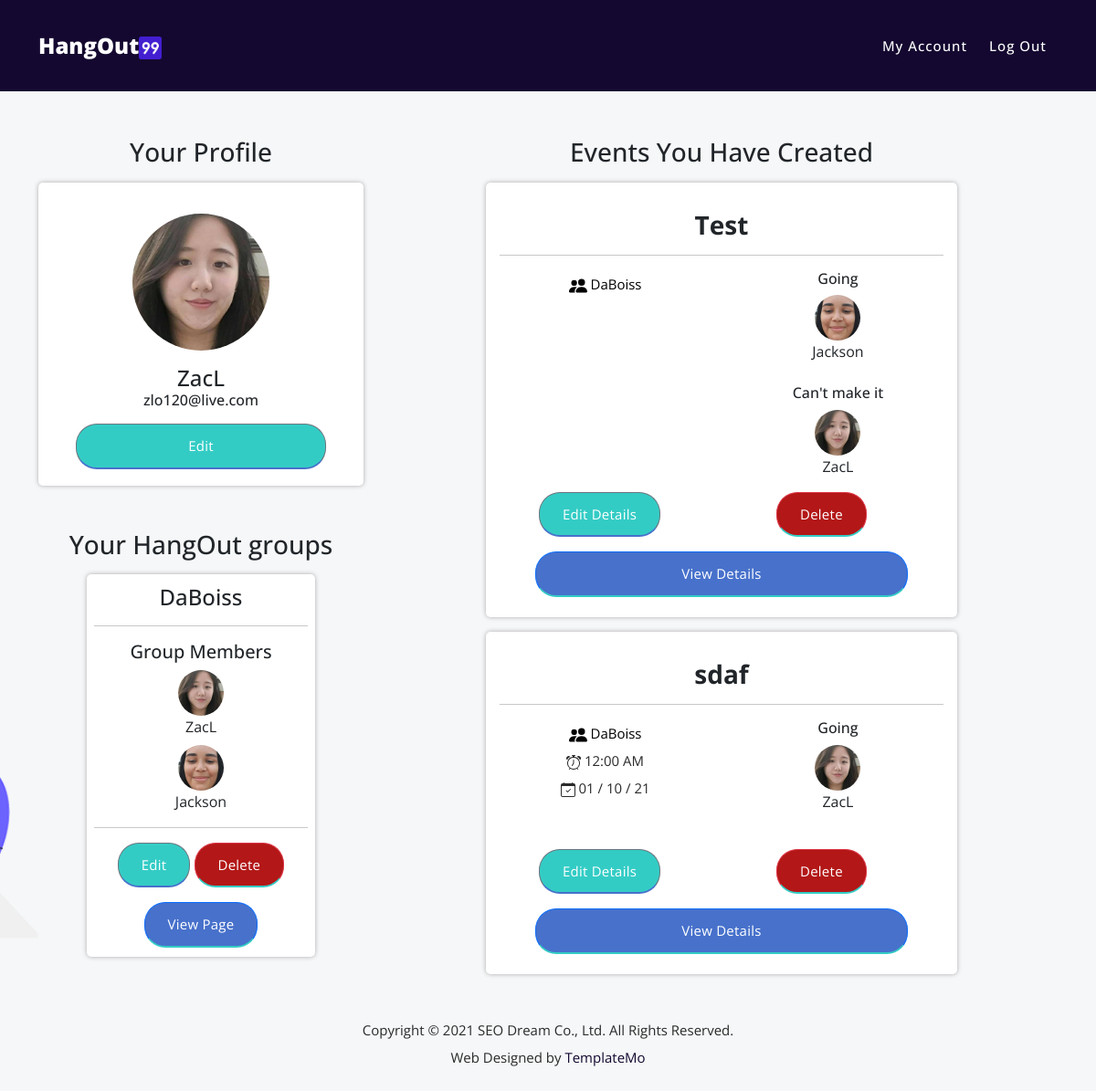
The app's page /user/account (signed in) with its own data.
### main/models.py (models this page shows, shortened)
class User(db.Model):
    __tablename__ = "users"
    ProfilePic = db.Column(db.String(256), nullable = False)
    ID = db.Column(db.Integer, primary_key = True, nullable = False, autoincrement=True)
    Email = db.Column(db.String(256), nullable = False)
    Username = db.Column(db.String(256), unique = True, nullable = False)
    Password = db.Column(db.String(256), nullable = False)
    IsValidated = db.Column(db.Boolean, nullable = False)

class HangOutGroup(db.Model):
    __tablename__ = "hangoutgroups"
    ID = db.Column(db.Integer, primary_key = True, nullable = False, autoincrement=True)
    Creator_ID = db.Column(db.Integer, nullable = False)
    JoinLink = db.Column(db.String(256), nullable = False, unique = True)
    Pin = db.Column(db.Integer, nullable = True)
    Name = db.Column(db.String(256), nullable = False, unique = True)
    Users = db.relationship("User", secondary=user_identifier, backref="hangoutgroup")
    Events = db.relationship('Event', backref='hangoutgroup')

class Event(db.Model):
    __tablename__ = "events"
    ID = db.Column(db.Integer, primary_key = True, nullable = False, autoincrement=True)
    Creator_ID = db.Column(db.Integer, nullable = False)
    Name = db.Column(db.String(256), nullable = False)
    Description = db.Column(db.String(256), nullable = False)
    DateTime = db.Column(db.DateTime, nullable = True)
    Location = db.Column(db.String(256), nullable = True)
    Link = db.Column(db.String(256), nullable = True)
    Users = db.relationship("User", secondary=interested_event, backref="event")
    UnavailableUsers = db.relationship("User", secondary=unavailable_event, backref="unavailableEvent")
    Comments = db.relationship("Comment", backref="Event")
    Photos = db.relationship("Photo", backref="Event")
    Hangout_ID = db.Column(db.String(256), db.ForeignKey('hangoutgroups.Name'))

### main/user.py (the view)
@userbp.route('/account', methods=['GET', 'POST'])
@login_required
def account():
    return render_template("user/account.html")

### main/routes.py (called while the page is built)
@login_manager.user_loader
def load_user(id):
    return User.query.filter_by(ID = id).first()

### main/templates/user/account.html (shortened to what this page needs)
{% extends "template.html" %}
{% block body %}
    <div class="container"  style="text-align: center;">
        <div class="row">
            <div class="col-lg-4">
                <h3 class="mb-3">Your Profile</h3>
                <div class="profile">
                    <img src="{{current_user.ProfilePic}}" id="mainProfilePic" style="margin-top: 5%; max-width: 150px; border-radius: 100px;" height="150px" alt="">
                    <h4 class="mt-3">{{current_user.Username}}</h4>
                    <h6>{{current_user.Email}}</h6>
                    <a href="{{ url_for('user.edit') }}" class="btn btn-secondary mt-3" style="width: 80%; margin: auto;">Edit</a>
                </div>
                <h3 class="mt-5 mb-3">Your HangOut groups</h3>
                {% for group in current_user.hangoutgroup %}
                {% if group.Creator_ID == current_user.ID %}
                <div class="profile-content mb-3">
                    <h4 class="mb-2">{{group.Name}}</h4>
                    <hr>
                    <h5>Group Members</h5>
                    <ul>
                    {% for user in group.Users %}
                        <li> <img class="mt-2" src="{{user.ProfilePic}}" height="50px" style="width:50px; border-radius:50px;" alt=""> <br>{{user.Username}}</li>
                    {% endfor %}
                    </ul>
                    <hr>
                    <a href="{{ url_for('hangout.edit', id = group.ID) }}" class="btn btn-secondary">Edit</a>
                    <button type="button" class="btn btn-danger" data-bs-toggle="modal" data-bs-target="#deleteGroup{{group.ID}}">Delete</button>
                    <a href="{{ url_for('hangout.view', id = group.ID) }}" class="btn btn-primary mt-3">View page</a>
                </div>
                {% endif %}
                {% endfor %}
            </div>
            <div class="col-lg-8">
                <h3 class="mb-3">Events You Have Created</h3>
                {% for group in current_user.hangoutgroup %}
                {% for event in group.Events %}
                {% if event.Creator_ID == current_user.ID %}
                <div class="profile-content mb-3">
                    <h3 class="mt-2 mb-2"><strong>{{event.Name}}</strong></h3>
                    <hr>
                    <div class="row">
                        <div class="col-6">
                            <div class="details">
                                <p><a style="color: black;" href="{{ url_for('hangout.view', id = group.ID) }}">   {{ event.Hangout_ID }} </a>
                                </p>
                                {% if event.DateTime %}
                                <p> {{event.DateTime.strftime('%I:%M %p')}}</p>
                                <p> {{event.DateTime.strftime('%d / %m / %y')}}</p>
                                {% endif %}
                            </div>
                        </div>
                        <div class="col-6">
                            {% if event.Users | length != 0 %}
                            <h6>Going</h6>
                            <ul>
                                {% for user in event.Users %}
                                <li> <img class="mt-2" src="{{user.ProfilePic}}" height="50px" style="width:50px; border-radius:50px;" alt=""> <br>{{user.Username}}</li>
                                {% endfor %}
                            </ul>
                            {% endif %}
                            <br>
                            {% if event.UnavailableUsers | length != 0 %}
                            <h6>Can't make it</h6>
                            <ul>
                                {% for user in event.UnavailableUsers %}
                                <li> <img class="mt-2" src="{{user.ProfilePic}}" height="50px" style="width:50px; border-radius:50px;" alt=""> <br>{{user.Username}}</li>
                                {% endfor %}
                            </ul>
                            {% endif %}
                        </div>
                        <div class="row mt-3">
                            <div class="col-6">
                                <a href="{{ url_for('event.edit', id = event.ID) }}" class="btn btn-secondary">Edit Details</a>
                            </div>
                            <div class="col-6">
                                <button type="button" class="btn btn-danger" data-bs-toggle="modal" data-bs-target="#deleteEvent{{event.ID}}">Delete</button>
                            </div>
                        </div>
                        <a href="{{ url_for('event.event', id = event.ID) }}" style="margin: auto; width:80%;" class="mt-3 btn btn-primary">View details</a>
                    </div>
                </div>
                {% endif %}
                {% endfor %}
                {% endfor %}
            </div>
        </div>
    </div>
{% endblock %}

### main/templates/template.html (shortened to what this page needs)
<!DOCTYPE html>
<html lang="en">
  <head>
    <link href="{{ url_for('static', filename='vendor/bootstrap/css/bootstrap.min.css') }}" rel="stylesheet">
    <link rel="stylesheet" href="{{ url_for('static', filename='assets/css/fontawesome.css') }}">
    <link rel="stylesheet" href="{{ url_for('static', filename='assets/css/index.css') }}">
    <link rel="stylesheet" href="{{ url_for('static', filename='assets/css/animated.css') }}">
    <link rel="stylesheet" href="{{ url_for('static', filename='assets/css/owl.css') }}">
</head>
<body ondragstart="return false">
  <header class="header-area header-sticky wow slideInDown" data-wow-duration="0.75s" data-wow-delay="0s">
    <div class="container">
      <div class="row">
        <div class="col-12">
          <nav class="main-nav">
            <a href="{{url_for('main.index')}}" class="logo">
              <h4>HangOut<img style="margin-top: 0px;" src="{{url_for('static', filename='favicon.ico')}}" alt="99"></h4>
            </a>
            <ul class="nav">
              {% if current_user.is_authenticated %}
              <li><a href="{{url_for('user.account')}}">My Account</a></li>
              <li><a href="{{url_for('user.logout')}}">Log out</a></li>
              {% else %}
              <li><a href="{{url_for('user.login')}}">Log In</a></li>
              <li><div class="main-blue-button"><a href="{{url_for('user.register')}}">Register Now</a></div></li>
              {% endif %}
            </ul>
          </nav>
        </div>
      </div>
    </div>
  </header>
  {% if current_user.is_authenticated %}
  <main class="authenticated-page" style="margin-top: 150px;">
  {% else %}
  <main style="margin-top: 150px;">
  {% endif%}
  {% block body %}{% endblock %}
  </main>
  <footer>
    <div class="container">
      <div class="row">
        <div class="col-lg-12">
          <p>Copyright © 2021 SEO Dream Co., Ltd. All Rights Reserved.
          <br>Web Designed by <a rel="nofollow" href="https://templatemo.com" title="free CSS templates">TemplateMo</a></p>
        </div>
      </div>
    </div>
  </footer>
</body>
</html>

### main/static/assets/css/index.css (style rules this page uses)
html, body, div, span, applet, object, iframe, h1, h2, h3, h4, h5, h6, p, blockquote, div pre, a, abbr, acronym, address, big, cite, code, del, dfn, em, font, img, ins, kbd, q, s, samp, small, strike, strong, sub, sup, tt, var, b, u, i, center, dl, dt, dd, ol, ul, li, figure, header, nav, section, article, aside, footer, figcaption { margin: 0; padding: 0; border: 0; outline: 0; }
ul, li { padding: 0; margin: 0; list-style: none; }
header, nav, section, article, aside, footer, hgroup { display: block; }
* { box-sizing: border-box; }
html, body { font-family: 'Open Sans', sans-serif; font-weight: 400; background-color: #140830; -ms-text-size-adjust: 100%; -webkit-font-smoothing: antialiased; -moz-osx-font-smoothing: grayscale; }
a { text-decoration: none !important; }
h1, h2, h3, h4, h5, h6 { margin-top: 0px; margin-bottom: 0px; }
ul { margin-bottom: 0px; }
p { font-size: 15px; line-height: 30px; color: #2a2a2a; }
img { width: 100%; overflow: hidden; }
html, body { background: #fff; font-family: 'Open Sans', sans-serif; }
.header-area { background-color: #140830; position: absolute; top: 0px; left: 0px; right: 0px; z-index: 100; height: 100px; -webkit-transition: all .5s ease 0s; -moz-transition: all .5s ease 0s; -o-transition: all .5s ease 0s; transition: all .5s ease 0s; }
.header-area .main-nav { min-height: 80px; background: transparent; }
.header-area .main-nav .logo { float: left; -webkit-transition: all 0.3s ease 0s; -moz-transition: all 0.3s ease 0s; -o-transition: all 0.3s ease 0s; transition: all 0.3s ease 0s; }
.header-area .main-nav .logo h4 { font-size: 30px; font-weight: 800; text-transform: capitalize; color: #fff; line-height: 100px; float: left; -webkit-transition: all 0.3s ease 0s; -moz-transition: all 0.3s ease 0s; -o-transition: all 0.3s ease 0s; transition: all 0.3s ease 0s; }
.header-area .main-nav .logo h4 img { max-width: 30px; margin-top: -20px; margin-left: 5px; }
.header-area .main-nav .nav { float: right; margin-top: 30px; margin-right: 0px; background-color: transparent; -webkit-transition: all 0.3s ease 0s; -moz-transition: all 0.3s ease 0s; -o-transition: all 0.3s ease 0s; transition: all 0.3s ease 0s; position: relative; z-index: 999; }
.header-area .main-nav .nav li { padding-left: 20px; padding-right: 20px; }
.header-area .main-nav .nav li a { display: block; font-weight: 500; font-size: 15px; color: #fff; text-transform: capitalize; -webkit-transition: all 0.3s ease 0s; -moz-transition: all 0.3s ease 0s; -o-transition: all 0.3s ease 0s; transition: all 0.3s ease 0s; height: 40px; line-height: 40px; border: transparent; letter-spacing: 1px; }
.header-area.header-sticky { min-height: 80px; }
.header-area .nav { margin-top: 30px; }
@media (max-width: 1200px) { .header-area .main-nav .nav li { padding-left: 12px; padding-right: 12px; } }
@media (max-width: 1200px) { .header-area .main-nav:before { display: none; } }
@media (min-width: 767px) { .header-area .main-nav .nav { display: flex !important; } }
html, body { background: url(../images/bg-image-site.png) no-repeat center center fixed; -webkit-background-size: cover; -moz-background-size: cover; -o-background-size: cover; background-size: cover; }
footer p { text-align: center; margin: 30px 0px; }
footer p a { color: #140830; transition: all .5s; }
@media (max-width: 1200px) { .header-area .main-nav .logo h4 { font-size: 24px; } }
@media (max-width: 1200px) { .header-area .main-nav .logo h4 img { max-width: 25px; margin-left: 0px; } }
.btn-primary { display: inline-block; background-color: #4771cb; font-size: 15px; font-weight: 400; color: #fff; text-transform: capitalize; padding: 12px 25px; border-radius: 23px; letter-spacing: 0.25px; border-bottom: 2px solid #33ccc5!important; transition: all .3s; }
.btn-secondary { display: inline-block; background-color: #33ccc5; font-size: 15px; font-weight: 400; color: #fff; text-transform: capitalize; padding: 12px 25px; border-radius: 23px; letter-spacing: 0.25px; border-bottom: 2px solid #4771cb!important; transition: all .3s; }
.btn-danger { display: inline-block; background-color: #b31717; font-size: 15px; font-weight: 400; color: #fff; text-transform: capitalize; padding: 12px 25px; border-radius: 23px; letter-spacing: 0.25px; border-bottom: 2px solid #33ccc5!important; transition: all .3s; }

### records on screen
User: ProfilePic (picture), Username "ZacL", Email "zlo120@live.com"
HangOutGroup: Name "DaBoiss"
User: ProfilePic (picture), Username "Jackson"
Event: Name "Test", Hangout_ID "DaBoiss"
Event: Name "sdaf", Hangout_ID "DaBoiss", DateTime "12:00 AM", DateTime "01 / 10 / 21"
